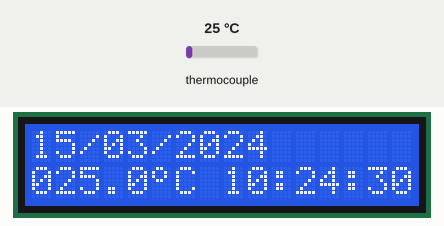
This sketch was run on a simulated Arduino Uno, built with avr-gcc and run on an emulated ATmega328P. On the bench: 16×2 character LCD. The inputs (shaded band) are chosen by the test bench; at power-on: thermocouple 25 °C. The local clock reads 2024-03-15 10:24:30 at power-on unless the sketch sets it; storage starts empty; what the sketch prints to the serial monitor is not drawn.

Above: at 1.7 s.
1.8 s: thermocouple set to 6 °C
At 4.1 s:
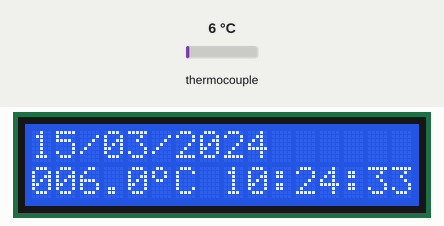
8.2 s: thermocouple set to 75 °C
At 10.5 s:
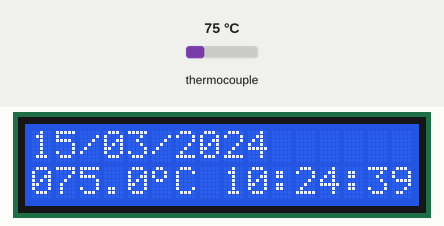
14.2 s: thermocouple set to 150 °C
At 59.6 s:
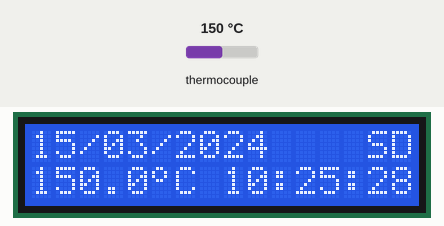
Timing chart, 0 to 59.9 s (numbered marks = the images above; inputs shaded):
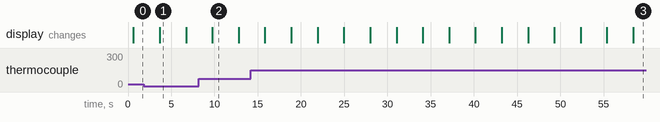

The sketch:

thermometer.ino
```cpp
#include <max6675.h>
#include <RTC.h>
#include <Wire.h>
#include <SPI.h>
#include <SD.h>
#include <LiquidCrystal_I2C.h>

int thermoDO = 2;
int thermoCS = 3;
int thermoCLK = 4;

MAX6675 thermocouple(thermoCLK, thermoCS, thermoDO);
int vccPin = 5;
int gndPin = 6;

int MeasurePeriod = 3000;

int IterationsBeforeFlush = 20;

int CounterSinceLastMeasure = 0;

static DS1307 RTC;

LiquidCrystal_I2C lcd(0x3e, 16, 2);

uint8_t degree[8]  = {140,146,146,140,128,128,128,128};

const int chipSelect = 10;

File dataFile;

char buf[30];

void PrintC(int year, int month, int day, int hours, int minutes, int seconds, float temp, bool C){

  int n = sprintf(buf, "%03d.%01d", (int)temp, (int)(temp*10)%10);

  if (C){
    n += sprintf(buf + n, "°C");
  }

  sprintf(buf + n, " %02d:%02d:%02d %02d/%02d/%04d", hours, minutes, seconds, day, month, year);
}
void setup() {
  Serial.begin(9600);

  pinMode(vccPin, OUTPUT); digitalWrite(vccPin, HIGH);
  pinMode(gndPin, OUTPUT); digitalWrite(gndPin, LOW);

  // Wait for MAX chip to stabilize
  delay(500);

  RTC.begin();

  lcd.begin();
  lcd.createChar(0, degree);

  while (!Serial) {
    ;
  }

  if (SD.begin(chipSelect)) {
    Serial.println("SD card initialized");
    dataFile = SD.open("datalog.txt", FILE_WRITE);

    if (!dataFile){
      Serial.println("Open datalog.txt error");
    }
  }
  else{
    Serial.println("SD card initialization error, recording will not be performed");
  }
}

void loop() {
  int year, month, day, hours, minutes, seconds;
  do {
    year = RTC.getYear();
    month = RTC.getMonth();
    day = RTC.getDay();
    hours = RTC.getHours();
    minutes = RTC.getMinutes();
    seconds = RTC.getSeconds();
  }
  while (RTC.getMinutes() != minutes);

  float temp = thermocouple.readCelsius();

  lcd.setCursor(0,0);
  sprintf(buf, "%02d/%02d/%04d", day, month, year);
  lcd.print(buf);
  lcd.setCursor(0,1);
  sprintf(buf, "%03d.%01d", (int)temp, (int)(temp*10)%10);
  lcd.print(buf);
  lcd.setCursor(5,1);
  lcd.print(char(0));
  lcd.print("C");
  lcd.setCursor(8,1);
  sprintf(buf, "%02d:%02d:%02d", hours, minutes, seconds);
  lcd.print(buf);

  PrintC(year, month, day, hours, minutes, seconds, temp, true);
  Serial.write(buf);

  if (dataFile) {

    PrintC(year, month, day, hours, minutes, seconds, temp, false);

    if (dataFile.write(buf) <= 0) {
      Serial.println("SD card write error");
      lcd.setCursor(11,0);
      lcd.print("ERROR");
    }
    dataFile.println();
    if (++CounterSinceLastMeasure == IterationsBeforeFlush) {
      CounterSinceLastMeasure = 0;

      dataFile.flush();

      Serial.print(" Card flush completed");
      lcd.setCursor(14,0);
      lcd.print("SD");
    }
  }

  Serial.println();

  delay(MeasurePeriod);

  lcd.setCursor(11,0);
  lcd.print("     ");
}
```

Measured:
- what the display in image 1 shows lasts 3.0 s, from 3.7 s to 6.7 s
